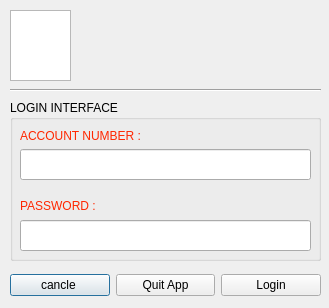
<?xml version="1.0" encoding="UTF-8"?>
<ui version="4.0">
 <class>DialogLogin</class>
 <widget class="QDialog" name="DialogLogin">
  <property name="geometry">
   <rect>
    <x>0</x>
    <y>0</y>
    <width>329</width>
    <height>308</height>
   </rect>
  </property>
  <property name="windowTitle">
   <string>Login Interface</string>
  </property>
  <property name="windowIcon">
   <iconset resource="RImages.qrc">
    <normaloff>:/MesImages/MesImages/Screenshot_20210215-172805.png</normaloff>:/MesImages/MesImages/Screenshot_20210215-172805.png</iconset>
  </property>
  <property name="styleSheet">
   <string notr="true">#DialogLogin
{
	
}</string>
  </property>
  <widget class="Line" name="line">
   <property name="geometry">
    <rect>
     <x>10</x>
     <y>80</y>
     <width>311</width>
     <height>20</height>
    </rect>
   </property>
   <property name="orientation">
    <enum>Qt::Horizontal</enum>
   </property>
  </widget>
  <widget class="QGroupBox" name="loginInterface">
   <property name="geometry">
    <rect>
     <x>10</x>
     <y>100</y>
     <width>311</width>
     <height>161</height>
    </rect>
   </property>
   <property name="styleSheet">
    <string notr="true">font: 12pt &quot;Copperplate Gothic Bold&quot;;</string>
   </property>
   <property name="title">
    <string>LOGIN INTERFACE</string>
   </property>
   <widget class="QLabel" name="labelIdentifiant">
    <property name="geometry">
     <rect>
      <x>10</x>
      <y>20</y>
      <width>161</width>
      <height>31</height>
     </rect>
    </property>
    <property name="styleSheet">
     <string notr="true">#labelIdentifiant
{
	
	
	color: rgb(255, 39, 1);
	
	font: 10pt &quot;Copperplate Gothic Bold&quot;;
}</string>
    </property>
    <property name="text">
     <string>ACCOUNT NUMBER :</string>
    </property>
   </widget>
   <widget class="QLabel" name="labelMotdepasse">
    <property name="geometry">
     <rect>
      <x>10</x>
      <y>90</y>
      <width>101</width>
      <height>31</height>
     </rect>
    </property>
    <property name="styleSheet">
     <string notr="true">#labelMotdepasse
{
		color: rgb(255, 39, 1);

	font: 10pt &quot;Copperplate Gothic Bold&quot;;
}</string>
    </property>
    <property name="text">
     <string>PASSWORD :</string>
    </property>
   </widget>
   <widget class="QLineEdit" name="accountNumber">
    <property name="geometry">
     <rect>
      <x>10</x>
      <y>49</y>
      <width>291</width>
      <height>31</height>
     </rect>
    </property>
    <property name="styleSheet">
     <string notr="true">font: 11pt &quot;Copperplate Gothic Bold&quot;;</string>
    </property>
   </widget>
   <widget class="QLineEdit" name="password">
    <property name="geometry">
     <rect>
      <x>10</x>
      <y>120</y>
      <width>291</width>
      <height>31</height>
     </rect>
    </property>
    <property name="styleSheet">
     <string notr="true">font: 11pt &quot;Copperplate Gothic Bold&quot;;</string>
    </property>
    <property name="echoMode">
     <enum>QLineEdit::Password</enum>
    </property>
   </widget>
  </widget>
  <widget class="QGraphicsView" name="graphicsView">
   <property name="geometry">
    <rect>
     <x>10</x>
     <y>10</y>
     <width>61</width>
     <height>71</height>
    </rect>
   </property>
   <property name="styleSheet">
    <string notr="true">border-image: url(:/MesImages/MesImages/shield.png);</string>
   </property>
  </widget>
  <widget class="QWidget" name="horizontalLayoutWidget">
   <property name="geometry">
    <rect>
     <x>10</x>
     <y>270</y>
     <width>311</width>
     <height>31</height>
    </rect>
   </property>
   <layout class="QHBoxLayout" name="horizontalLayout">
    <item>
     <widget class="QPushButton" name="cancel">
      <property name="styleSheet">
       <string notr="true">#cancel
{
	font: 8.5pt &quot;Batang&quot;;
}</string>
      </property>
      <property name="text">
       <string>cancle </string>
      </property>
     </widget>
    </item>
    <item>
     <widget class="QPushButton" name="quit">
      <property name="styleSheet">
       <string notr="true">#quit
{	
	font: 8.5pt &quot;Batang&quot;;
}</string>
      </property>
      <property name="text">
       <string>Quit App</string>
      </property>
     </widget>
    </item>
    <item>
     <widget class="QPushButton" name="login">
      <property name="styleSheet">
       <string notr="true">#login
{	
	font: 8.5pt &quot;Batang&quot;;
}</string>
      </property>
      <property name="text">
       <string>Login</string>
      </property>
     </widget>
    </item>
   </layout>
  </widget>
 </widget>
 <resources>
  <include location="RImages.qrc"/>
 </resources>
 <connections>
  <connection>
   <sender>cancel</sender>
   <signal>clicked()</signal>
   <receiver>DialogLogin</receiver>
   <slot>close()</slot>
   <hints>
    <hint type="sourcelabel">
     <x>48</x>
     <y>285</y>
    </hint>
    <hint type="destinationlabel">
     <x>250</x>
     <y>198</y>
    </hint>
   </hints>
  </connection>
 </connections>
</ui>
